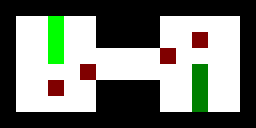

A 2D game scene composited from a Tiled map and its tileset images. What follows is a short description and the map's XML, with every tile layer's data as written:
An orthogonal 16x8 tile map with 16x16 px tiles, 2 tile layers (Layer1, Layer2).

<map version="1.0" orientation="orthogonal" renderorder="right-down" width="16" height="8" tilewidth="16" tileheight="16" nextobjectid="1">
 <tileset firstgid="1" source="Tiles.tsx" />
 <layer name="Layer1" width="16" height="8">
  <data encoding="csv">
1,1,1,1,1,1,1,1,1,1,1,1,1,1,1,1,
1,5,5,5,5,5,1,1,1,1,5,5,5,5,5,1,
1,5,5,5,5,5,1,1,1,1,5,5,5,5,5,1,
1,5,5,5,5,5,5,5,5,5,5,5,5,5,5,1,
1,5,5,5,5,5,5,5,5,5,5,5,5,5,5,1,
1,5,5,5,5,5,1,1,1,1,5,5,5,5,5,1,
1,5,5,5,5,5,1,1,1,1,5,5,5,5,5,1,
1,1,1,1,1,1,1,1,1,1,1,1,1,1,1,1
</data>
 </layer>
 <layer name="Layer2" width="16" height="8">
  <data encoding="csv">
0,0,0,0,0,0,0,0,0,0,0,0,0,0,0,0,
0,0,0,4,0,0,0,0,0,0,0,0,0,0,0,0,
0,0,0,4,0,0,0,0,0,0,0,0,3,0,0,0,
0,0,0,4,0,0,0,0,0,0,3,0,0,0,0,0,
0,0,0,0,0,3,0,0,0,0,0,0,2,0,0,0,
0,0,0,3,0,0,0,0,0,0,0,0,2,0,0,0,
0,0,0,0,0,0,0,0,0,0,0,0,2,0,0,0,
0,0,0,0,0,0,0,0,0,0,0,0,0,0,0,0
</data>
 </layer>
</map>
